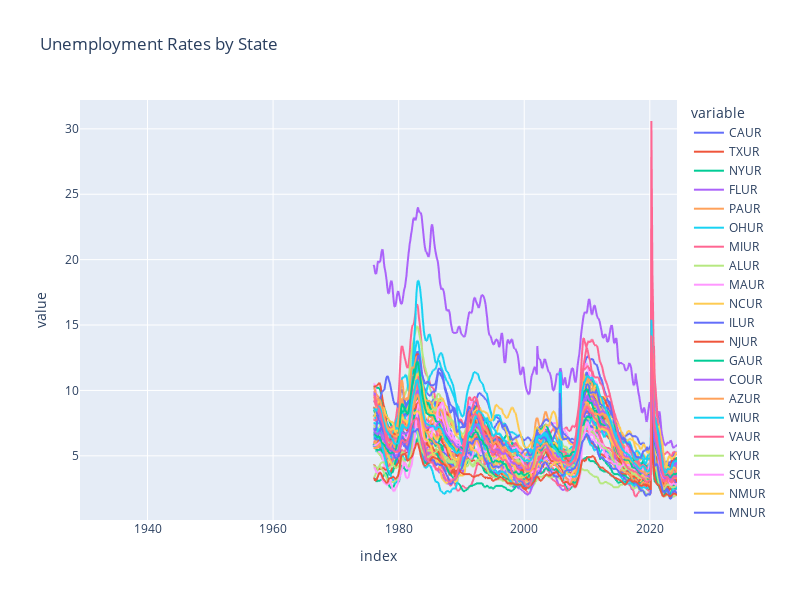

The notebook cell this image was saved under:
### Code cell
# Create the line plot with custom size
fig = px.line(unemp_states, 
              title='Unemployment Rates by State',  # Adding a title for clarity
              width=800,  # Set the width of the figure
              height=600)  # Set the height of the figure


# Show the plot
fig.show()

### Figure 1 — Plotly figure (JSON) as saved in the notebook; plotly's stock layout.template omitted (floating-point values rounded to 4 significant figures; data arrays with more than 128 entries replaced by an {"elided": "..."} marker saying what was removed)
{"data": [{"hovertemplate": "variable=CAUR<br>index=%{x}<br>value=%{y}<extra></extra>", "legendgroup": "CAUR", "line": {"color": "#636efa", "dash": "solid"}, "marker": {"symbol": "circle"}, "mode": "lines", "name": "CAUR", "showlegend": true, "type": "scattergl", "x": {"elided": "1130 str values"}, "xaxis": "x", "y": {"elided": "1130 float values"}, "yaxis": "y"}, {"hovertemplate": "variable=TXUR<br>index=%{x}<br>value=%{y}<extra></extra>", "legendgroup": "TXUR", "line": {"color": "#EF553B", "dash": "solid"}, "marker": {"symbol": "circle"}, "mode": "lines", "name": "TXUR", "showlegend": true, "type": "scattergl", "x": {"elided": "1130 str values"}, "xaxis": "x", "y": {"elided": "1130 float values"}, "yaxis": "y"}, {"hovertemplate": "variable=NYUR<br>index=%{x}<br>value=%{y}<extra></extra>", "legendgroup": "NYUR", "line": {"color": "#00cc96", "dash": "solid"}, "marker": {"symbol": "circle"}, "mode": "lines", "name": "NYUR", "showlegend": true, "type": "scattergl", "x": {"elided": "1130 str values"}, "xaxis": "x", "y": {"elided": "1130 float values"}, "yaxis": "y"}, {"hovertemplate": "variable=FLUR<br>index=%{x}<br>value=%{y}<extra></extra>", "legendgroup": "FLUR", "line": {"color": "#ab63fa", "dash": "solid"}, "marker": {"symbol": "circle"}, "mode": "lines", "name": "FLUR", "showlegend": true, "type": "scattergl", "x": {"elided": "1130 str values"}, "xaxis": "x", "y": {"elided": "1130 float values"}, "yaxis": "y"}, {"hovertemplate": "variable=PAUR<br>index=%{x}<br>value=%{y}<extra></extra>", "legendgroup": "PAUR", "line": {"color": "#FFA15A", "dash": "solid"}, "marker": {"symbol": "circle"}, "mode": "lines", "name": "PAUR", "showlegend": true, "type": "scattergl", "x": {"elided": "1130 str values"}, "xaxis": "x", "y": {"elided": "1130 float values"}, "yaxis": "y"}, {"hovertemplate": "variable=OHUR<br>index=%{x}<br>value=%{y}<extra></extra>", "legendgroup": "OHUR", "line": {"color": "#19d3f3", "dash": "solid"}, "marker": {"symbol": "circle"}, "mode": "lines", "name": "OHUR", "showlegend": true, "type": "scattergl", "x": {"elided": "1130 str values"}, "xaxis": "x", "y": {"elided": "1130 float values"}, "yaxis": "y"}, {"hovertemplate": "variable=MIUR<br>index=%{x}<br>value=%{y}<extra></extra>", "legendgroup": "MIUR", "line": {"color": "#FF6692", "dash": "solid"}, "marker": {"symbol": "circle"}, "mode": "lines", "name": "MIUR", "showlegend": true, "type": "scattergl", "x": {"elided": "1130 str values"}, "xaxis": "x", "y": {"elided": "1130 float values"}, "yaxis": "y"}, {"hovertemplate": "variable=ALUR<br>index=%{x}<br>value=%{y}<extra></extra>", "legendgroup": "ALUR", "line": {"color": "#B6E880", "dash": "solid"}, "marker": {"symbol": "circle"}, "mode": "lines", "name": "ALUR", "showlegend": true, "type": "scattergl", "x": {"elided": "1130 str values"}, "xaxis": "x", "y": {"elided": "1130 float values"}, "yaxis": "y"}, {"hovertemplate": "variable=MAUR<br>index=%{x}<br>value=%{y}<extra></extra>", "legendgroup": "MAUR", "line": {"color": "#FF97FF", "dash": "solid"}, "marker": {"symbol": "circle"}, "mode": "lines", "name": "MAUR", "showlegend": true, "type": "scattergl", "x": {"elided": "1130 str values"}, "xaxis": "x", "y": {"elided": "1130 float values"}, "yaxis": "y"}, {"hovertemplate": "variable=NCUR<br>index=%{x}<br>value=%{y}<extra></extra>", "legendgroup": "NCUR", "line": {"color": "#FECB52", "dash": "solid"}, "marker": {"symbol": "circle"}, "mode": "lines", "name": "NCUR", "showlegend": true, "type": "scattergl", "x": {"elided": "1130 str values"}, "xaxis": "x", "y": {"elided": "1130 float values"}, "yaxis": "y"}, {"hovertemplate": "variable=ILUR<br>index=%{x}<br>value=%{y}<extra></extra>", "legendgroup": "ILUR", "line": {"color": "#636efa", "dash": "solid"}, "marker": {"symbol": "circle"}, "mode": "lines", "name": "ILUR", "showlegend": true, "type": "scattergl", "x": {"elided": "1130 str values"}, "xaxis": "x", "y": {"elided": "1130 float values"}, "yaxis": "y"}, {"hovertemplate": "variable=NJUR<br>index=%{x}<br>value=%{y}<extra></extra>", "legendgroup": "NJUR", "line": {"color": "#EF553B", "dash": "solid"}, "marker": {"symbol": "circle"}, "mode": "lines", "name": "NJUR", "showlegend": true, "type": "scattergl", "x": {"elided": "1130 str values"}, "xaxis": "x", "y": {"elided": "1130 float values"}, "yaxis": "y"}, {"hovertemplate": "variable=GAUR<br>index=%{x}<br>value=%{y}<extra></extra>", "legendgroup": "GAUR", "line": {"color": "#00cc96", "dash": "solid"}, "marker": {"symbol": "circle"}, "mode": "lines", "name": "GAUR", "showlegend": true, "type": "scattergl", "x": {"elided": "1130 str values"}, "xaxis": "x", "y": {"elided": "1130 float values"}, "yaxis": "y"}, {"hovertemplate": "variable=COUR<br>index=%{x}<br>value=%{y}<extra></extra>", "legendgroup": "COUR", "line": {"color": "#ab63fa", "dash": "solid"}, "marker": {"symbol": "circle"}, "mode": "lines", "name": "COUR", "showlegend": true, "type": "scattergl", "x": {"elided": "1130 str values"}, "xaxis": "x", "y": {"elided": "1130 float values"}, "yaxis": "y"}, {"hovertemplate": "variable=AZUR<br>index=%{x}<br>value=%{y}<extra></extra>", "legendgroup": "AZUR", "line": {"color": "#FFA15A", "dash": "solid"}, "marker": {"symbol": "circle"}, "mode": "lines", "name": "AZUR", "showlegend": true, "type": "scattergl", "x": {"elided": "1130 str values"}, "xaxis": "x", "y": {"elided": "1130 float values"}, "yaxis": "y"}, {"hovertemplate": "variable=WIUR<br>index=%{x}<br>value=%{y}<extra></extra>", "legendgroup": "WIUR", "line": {"color": "#19d3f3", "dash": "solid"}, "marker": {"symbol": "circle"}, "mode": "lines", "name": "WIUR", "showlegend": true, "type": "scattergl", "x": {"elided": "1130 str values"}, "xaxis": "x", "y": {"elided": "1130 float values"}, "yaxis": "y"}, {"hovertemplate": "variable=VAUR<br>index=%{x}<br>value=%{y}<extra></extra>", "legendgroup": "VAUR", "line": {"color": "#FF6692", "dash": "solid"}, "marker": {"symbol": "circle"}, "mode": "lines", "name": "VAUR", "showlegend": true, "type": "scattergl", "x": {"elided": "1130 str values"}, "xaxis": "x", "y": {"elided": "1130 float values"}, "yaxis": "y"}, {"hovertemplate": "variable=KYUR<br>index=%{x}<br>value=%{y}<extra></extra>", "legendgroup": "KYUR", "line": {"color": "#B6E880", "dash": "solid"}, "marker": {"symbol": "circle"}, "mode": "lines", "name": "KYUR", "showlegend": true, "type": "scattergl", "x": {"elided": "1130 str values"}, "xaxis": "x", "y": {"elided": "1130 float values"}, "yaxis": "y"}, {"hovertemplate": "variable=SCUR<br>index=%{x}<br>value=%{y}<extra></extra>", "legendgroup": "SCUR", "line": {"color": "#FF97FF", "dash": "solid"}, "marker": {"symbol": "circle"}, "mode": "lines", "name": "SCUR", "showlegend": true, "type": "scattergl", "x": {"elided": "1130 str values"}, "xaxis": "x", "y": {"elided": "1130 float values"}, "yaxis": "y"}, {"hovertemplate": "variable=NMUR<br>index=%{x}<br>value=%{y}<extra></extra>", "legendgroup": "NMUR", "line": {"color": "#FECB52", "dash": "solid"}, "marker": {"symbol": "circle"}, "mode": "lines", "name": "NMUR", "showlegend": true, "type": "scattergl", "x": {"elided": "1130 str values"}, "xaxis": "x", "y": {"elided": "1130 float values"}, "yaxis": "y"}, {"hovertemplate": "variable=MNUR<br>index=%{x}<br>value=%{y}<extra></extra>", "legendgroup": "MNUR", "line": {"color": "#636efa", "dash": "solid"}, "marker": {"symbol": "circle"}, "mode": "lines", "name": "MNUR", "showlegend": true, "type": "scattergl", "x": {"elided": "1130 str values"}, "xaxis": "x", "y": {"elided": "1130 float values"}, "yaxis": "y"}, {"hovertemplate": "variable=TNUR<br>index=%{x}<br>value=%{y}<extra></extra>", "legendgroup": "TNUR", "line": {"color": "#EF553B", "dash": "solid"}, "marker": {"symbol": "circle"}, "mode": "lines", "name": "TNUR", "showlegend": true, "type": "scattergl", "x": {"elided": "1130 str values"}, "xaxis": "x", "y": {"elided": "1130 float values"}, "yaxis": "y"}, {"hovertemplate": "variable=WAUR<br>index=%{x}<br>value=%{y}<extra></extra>", "legendgroup": "WAUR", "line": {"color": "#00cc96", "dash": "solid"}, "marker": {"symbol": "circle"}, "mode": "lines", "name": "WAUR", "showlegend": true, "type": "scattergl", "x": {"elided": "1130 str values"}, "xaxis": "x", "y": {"elided": "1130 float values"}, "yaxis": "y"}, {"hovertemplate": "variable=MDUR<br>index=%{x}<br>value=%{y}<extra></extra>", "legendgroup": "MDUR", "line": {"color": "#ab63fa", "dash": "solid"}, "marker": {"symbol": "circle"}, "mode": "lines", "name": "MDUR", "showlegend": true, "type": "scattergl", "x": {"elided": "1130 str values"}, "xaxis": "x", "y": {"elided": "1130 float values"}, "yaxis": "y"}, {"hovertemplate": "variable=ORUR<br>index=%{x}<br>value=%{y}<extra></extra>", "legendgroup": "ORUR", "line": {"color": "#FFA15A", "dash": "solid"}, "marker": {"symbol": "circle"}, "mode": "lines", "name": "ORUR", "showlegend": true, "type": "scattergl", "x": {"elided": "1130 str values"}, "xaxis": "x", "y": {"elided": "1130 float values"}, "yaxis": "y"}, {"hovertemplate": "variable=WVUR<br>index=%{x}<br>value=%{y}<extra></extra>", "legendgroup": "WVUR", "line": {"color": "#19d3f3", "dash": "solid"}, "marker": {"symbol": "circle"}, "mode": "lines", "name": "WVUR", "showlegend": true, "type": "scattergl", "x": {"elided": "1130 str values"}, "xaxis": "x", "y": {"elided": "1130 float values"}, "yaxis": "y"}, {"hovertemplate": "variable=NVUR<br>index=%{x}<br>value=%{y}<extra></extra>", "legendgroup": "NVUR", "line": {"color": "#FF6692", "dash": "solid"}, "marker": {"symbol": "circle"}, "mode": "lines", "name": "NVUR", "showlegend": true, "type": "scattergl", "x": {"elided": "1130 str values"}, "xaxis": "x", "y": {"elided": "1130 float values"}, "yaxis": "y"}, {"hovertemplate": "variable=ARUR<br>index=%{x}<br>value=%{y}<extra></extra>", "legendgroup": "ARUR", "line": {"color": "#B6E880", "dash": "solid"}, "marker": {"symbol": "circle"}, "mode": "lines", "name": "ARUR", "showlegend": true, "type": "scattergl", "x": {"elided": "1130 str values"}, "xaxis": "x", "y": {"elided": "1130 float values"}, "yaxis": "y"}, {"hovertemplate": "variable=OKUR<br>index=%{x}<br>value=%{y}<extra></extra>", "legendgroup": "OKUR", "line": {"color": "#FF97FF", "dash": "solid"}, "marker": {"symbol": "circle"}, "mode": "lines", "name": "OKUR", "showlegend": true, "type": "scattergl", "x": {"elided": "1130 str values"}, "xaxis": "x", "y": {"elided": "1130 float values"}, "yaxis": "y"}, {"hovertemplate": "variable=MOUR<br>index=%{x}<br>value=%{y}<extra></extra>", "legendgroup": "MOUR", "line": {"color": "#FECB52", "dash": "solid"}, "marker": {"symbol": "circle"}, "mode": "lines", "name": "MOUR", "showlegend": true, "type": "scattergl", "x": {"elided": "1130 str values"}, "xaxis": "x", "y": {"elided": "1130 float values"}, "yaxis": "y"}, {"hovertemplate": "variable=AKUR<br>index=%{x}<br>value=%{y}<extra></extra>", "legendgroup": "AKUR", "line": {"color": "#636efa", "dash": "solid"}, "marker": {"symbol": "circle"}, "mode": "lines", "name": "AKUR", "showlegend": true, "type": "scattergl", "x": {"elided": "1130 str values"}, "xaxis": "x", "y": {"elided": "1130 float values"}, "yaxis": "y"}, {"hovertemplate": "variable=IAUR<br>index=%{x}<br>value=%{y}<extra></extra>", "legendgroup": "IAUR", "line": {"color": "#EF553B", "dash": "solid"}, "marker": {"symbol": "circle"}, "mode": "lines", "name": "IAUR", "showlegend": true, "type": "scattergl", "x": {"elided": "1130 str values"}, "xaxis": "x", "y": {"elided": "1130 float values"}, "yaxis": "y"}, {"hovertemplate": "variable=UTUR<br>index=%{x}<br>value=%{y}<extra></extra>", "legendgroup": "UTUR", "line": {"color": "#00cc96", "dash": "solid"}, "marker": {"symbol": "circle"}, "mode": "lines", "name": "UTUR", "showlegend": true, "type": "scattergl", "x": {"elided": "1130 str values"}, "xaxis": "x", "y": {"elided": "1130 float values"}, "yaxis": "y"}, {"hovertemplate": "variable=PRUR<br>index=%{x}<br>value=%{y}<extra></extra>", "legendgroup": "PRUR", "line": {"color": "#ab63fa", "dash": "solid"}, "marker": {"symbol": "circle"}, "mode": "lines", "name": "PRUR", "showlegend": true, "type": "scattergl", "x": {"elided": "1130 str values"}, "xaxis": "x", "y": {"elided": "1130 float values"}, "yaxis": "y"}, {"hovertemplate": "variable=INUR<br>index=%{x}<br>value=%{y}<extra></extra>", "legendgroup": "INUR", "line": {"color": "#FFA15A", "dash": "solid"}, "marker": {"symbol": "circle"}, "mode": "lines", "name": "INUR", "showlegend": true, "type": "scattergl", "x": {"elided": "1130 str values"}, "xaxis": "x", "y": {"elided": "1130 float values"}, "yaxis": "y"}, {"hovertemplate": "variable=LAUR<br>index=%{x}<br>value=%{y}<extra></extra>", "legendgroup": "LAUR", "line": {"color": "#19d3f3", "dash": "solid"}, "marker": {"symbol": "circle"}, "mode": "lines", "name": "LAUR", "showlegend": true, "type": "scattergl", "x": {"elided": "1130 str values"}, "xaxis": "x", "y": {"elided": "1130 float values"}, "yaxis": "y"}, {"hovertemplate": "variable=HIUR<br>index=%{x}<br>value=%{y}<extra></extra>", "legendgroup": "HIUR", "line": {"color": "#FF6692", "dash": "solid"}, "marker": {"symbol": "circle"}, "mode": "lines", "name": "HIUR", "showlegend": true, "type": "scattergl", "x": {"elided": "1130 str values"}, "xaxis": "x", "y": {"elided": "1130 float values"}, "yaxis": "y"}, {"hovertemplate": "variable=NDUR<br>index=%{x}<br>value=%{y}<extra></extra>", "legendgroup": "NDUR", "line": {"color": "#B6E880", "dash": "solid"}, "marker": {"symbol": "circle"}, "mode": "lines", "name": "NDUR", "showlegend": true, "type": "scattergl", "x": {"elided": "1130 str values"}, "xaxis": "x", "y": {"elided": "1130 float values"}, "yaxis": "y"}, {"hovertemplate": "variable=MTUR<br>index=%{x}<br>value=%{y}<extra></extra>", "legendgroup": "MTUR", "line": {"color": "#FF97FF", "dash": "solid"}, "marker": {"symbol": "circle"}, "mode": "lines", "name": "MTUR", "showlegend": true, "type": "scattergl", "x": {"elided": "1130 str values"}, "xaxis": "x", "y": {"elided": "1130 float values"}, "yaxis": "y"}, {"hovertemplate": "variable=DCUR<br>index=%{x}<br>value=%{y}<extra></extra>", "legendgroup": "DCUR", "line": {"color": "#FECB52", "dash": "solid"}, "marker": {"symbol": "circle"}, "mode": "lines", "name": "DCUR", "showlegend": true, "type": "scattergl", "x": {"elided": "1130 str values"}, "xaxis": "x", "y": {"elided": "1130 float values"}, "yaxis": "y"}, {"hovertemplate": "variable=MSUR<br>index=%{x}<br>value=%{y}<extra></extra>", "legendgroup": "MSUR", "line": {"color": "#636efa", "dash": "solid"}, "marker": {"symbol": "circle"}, "mode": "lines", "name": "MSUR", "showlegend": true, "type": "scattergl", "x": {"elided": "1130 str values"}, "xaxis": "x", "y": {"elided": "1130 float values"}, "yaxis": "y"}, {"hovertemplate": "variable=MEUR<br>index=%{x}<br>value=%{y}<extra></extra>", "legendgroup": "MEUR", "line": {"color": "#EF553B", "dash": "solid"}, "marker": {"symbol": "circle"}, "mode": "lines", "name": "MEUR", "showlegend": true, "type": "scattergl", "x": {"elided": "1130 str values"}, "xaxis": "x", "y": {"elided": "1130 float values"}, "yaxis": "y"}, {"hovertemplate": "variable=NEUR<br>index=%{x}<br>value=%{y}<extra></extra>", "legendgroup": "NEUR", "line": {"color": "#00cc96", "dash": "solid"}, "marker": {"symbol": "circle"}, "mode": "lines", "name": "NEUR", "showlegend": true, "type": "scattergl", "x": {"elided": "1130 str values"}, "xaxis": "x", "y": {"elided": "1130 float values"}, "yaxis": "y"}, {"hovertemplate": "variable=CTUR<br>index=%{x}<br>value=%{y}<extra></extra>", "legendgroup": "CTUR", "line": {"color": "#ab63fa", "dash": "solid"}, "marker": {"symbol": "circle"}, "mode": "lines", "name": "CTUR", "showlegend": true, "type": "scattergl", "x": {"elided": "1130 str values"}, "xaxis": "x", "y": {"elided": "1130 float values"}, "yaxis": "y"}, {"hovertemplate": "variable=IDUR<br>index=%{x}<br>value=%{y}<extra></extra>", "legendgroup": "IDUR", "line": {"color": "#FFA15A", "dash": "solid"}, "marker": {"symbol": "circle"}, "mode": "lines", "name": "IDUR", "showlegend": true, "type": "scattergl", "x": {"elided": "1130 str values"}, "xaxis": "x", "y": {"elided": "1130 float values"}, "yaxis": "y"}, {"hovertemplate": "variable=NHUR<br>index=%{x}<br>value=%{y}<extra></extra>", "legendgroup": "NHUR", "line": {"color": "#19d3f3", "dash": "solid"}, "marker": {"symbol": "circle"}, "mode": "lines", "name": "NHUR", "showlegend": true, "type": "scattergl", "x": {"elided": "1130 str values"}, "xaxis": "x", "y": {"elided": "1130 float values"}, "yaxis": "y"}, {"hovertemplate": "variable=RIUR<br>index=%{x}<br>value=%{y}<extra></extra>", "legendgroup": "RIUR", "line": {"color": "#FF6692", "dash": "solid"}, "marker": {"symbol": "circle"}, "mode": "lines", "name": "RIUR", "showlegend": true, "type": "scattergl", "x": {"elided": "1130 str values"}, "xaxis": "x", "y": {"elided": "1130 float values"}, "yaxis": "y"}, {"hovertemplate": "variable=KSUR<br>index=%{x}<br>value=%{y}<extra></extra>", "legendgroup": "KSUR", "line": {"color": "#B6E880", "dash": "solid"}, "marker": {"symbol": "circle"}, "mode": "lines", "name": "KSUR", "showlegend": true, "type": "scattergl", "x": {"elided": "1130 str values"}, "xaxis": "x", "y": {"elided": "1130 float values"}, "yaxis": "y"}, {"hovertemplate": "variable=WYUR<br>index=%{x}<br>value=%{y}<extra></extra>", "legendgroup": "WYUR", "line": {"color": "#FF97FF", "dash": "solid"}, "marker": {"symbol": "circle"}, "mode": "lines", "name": "WYUR", "showlegend": true, "type": "scattergl", "x": {"elided": "1130 str values"}, "xaxis": "x", "y": {"elided": "1130 float values"}, "yaxis": "y"}, {"hovertemplate": "variable=DEUR<br>index=%{x}<br>value=%{y}<extra></extra>", "legendgroup": "DEUR", "line": {"color": "#FECB52", "dash": "solid"}, "marker": {"symbol": "circle"}, "mode": "lines", "name": "DEUR", "showlegend": true, "type": "scattergl", "x": {"elided": "1130 str values"}, "xaxis": "x", "y": {"elided": "1130 float values"}, "yaxis": "y"}, {"hovertemplate": "variable=VTUR<br>index=%{x}<br>value=%{y}<extra></extra>", "legendgroup": "VTUR", "line": {"color": "#636efa", "dash": "solid"}, "marker": {"symbol": "circle"}, "mode": "lines", "name": "VTUR", "showlegend": true, "type": "scattergl", "x": {"elided": "1130 str values"}, "xaxis": "x", "y": {"elided": "1130 float values"}, "yaxis": "y"}, {"hovertemplate": "variable=SDUR<br>index=%{x}<br>value=%{y}<extra></extra>", "legendgroup": "SDUR", "line": {"color": "#EF553B", "dash": "solid"}, "marker": {"symbol": "circle"}, "mode": "lines", "name": "SDUR", "showlegend": true, "type": "scattergl", "x": {"elided": "1130 str values"}, "xaxis": "x", "y": {"elided": "1130 float values"}, "yaxis": "y"}, {"hovertemplate": "variable=CMWRUR<br>index=%{x}<br>value=%{y}<extra></extra>", "legendgroup": "CMWRUR", "line": {"color": "#00cc96", "dash": "solid"}, "marker": {"symbol": "circle"}, "mode": "lines", "name": "CMWRUR", "showlegend": true, "type": "scattergl", "x": {"elided": "1130 str values"}, "xaxis": "x", "y": {"elided": "1130 float values"}, "yaxis": "y"}, {"hovertemplate": "variable=CSOUUR<br>index=%{x}<br>value=%{y}<extra></extra>", "legendgroup": "CSOUUR", "line": {"color": "#ab63fa", "dash": "solid"}, "marker": {"symbol": "circle"}, "mode": "lines", "name": "CSOUUR", "showlegend": true, "type": "scattergl", "x": {"elided": "1130 str values"}, "xaxis": "x", "y": {"elided": "1130 float values"}, "yaxis": "y"}, {"hovertemplate": "variable=CNERUR<br>index=%{x}<br>value=%{y}<extra></extra>", "legendgroup": "CNERUR", "line": {"color": "#FFA15A", "dash": "solid"}, "marker": {"symbol": "circle"}, "mode": "lines", "name": "CNERUR", "showlegend": true, "type": "scattergl", "x": {"elided": "1130 str values"}, "xaxis": "x", "y": {"elided": "1130 float values"}, "yaxis": "y"}, {"hovertemplate": "variable=CWSTUR<br>index=%{x}<br>value=%{y}<extra></extra>", "legendgroup": "CWSTUR", "line": {"color": "#19d3f3", "dash": "solid"}, "marker": {"symbol": "circle"}, "mode": "lines", "name": "CWSTUR", "showlegend": true, "type": "scattergl", "x": {"elided": "1130 str values"}, "xaxis": "x", "y": {"elided": "1130 float values"}, "yaxis": "y"}, {"hovertemplate": "variable=CNEWUR<br>index=%{x}<br>value=%{y}<extra></extra>", "legendgroup": "CNEWUR", "line": {"color": "#FF6692", "dash": "solid"}, "marker": {"symbol": "circle"}, "mode": "lines", "name": "CNEWUR", "showlegend": true, "type": "scattergl", "x": {"elided": "1130 str values"}, "xaxis": "x", "y": {"elided": "1130 float values"}, "yaxis": "y"}], "layout": {"height": 600, "legend": {"title": {"text": "variable"}, "tracegroupgap": 0}, "title": {"text": "Unemployment Rates by State"}, "width": 800, "xaxis": {"anchor": "y", "domain": [0, 1], "title": {"text": "index"}}, "yaxis": {"anchor": "x", "domain": [0, 1], "title": {"text": "value"}}}}
